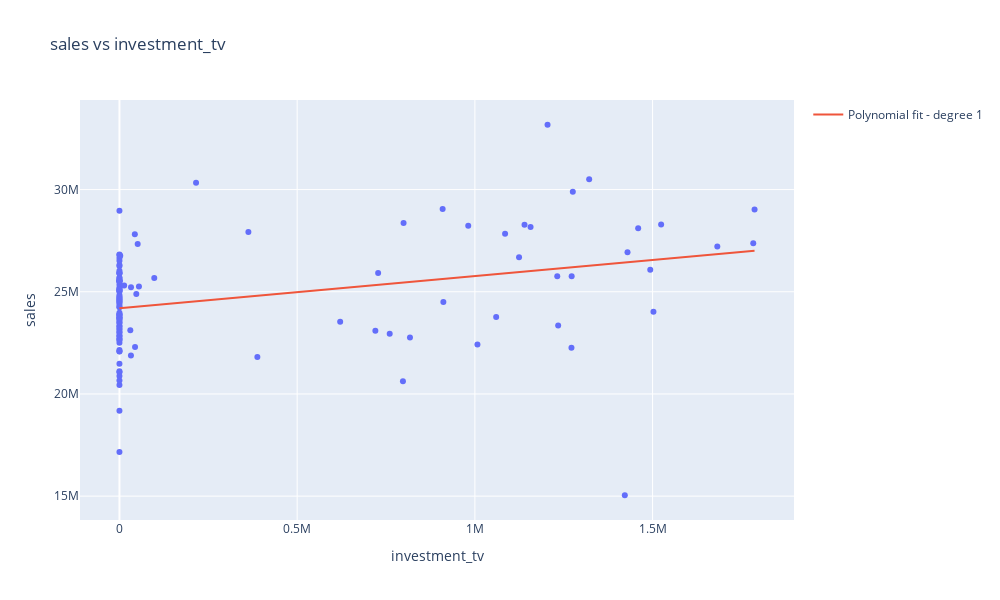

The code cell stored with this chart in its notebook:
### Markdown cell above
**TV investments**

### Code cell
scatter_polynomial(df=df_week, 
                   x_col_name='investment_tv', 
                   y_col_name='sales', 
                   degree=1
                   )
